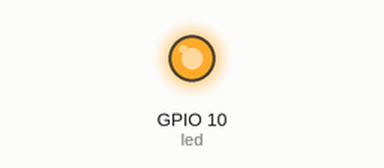
A program run on a simulated ESP32 board running MicroPython. On the bench: output pins drawn as LEDs (lit = HIGH). Deep sleep restarts the program when it ends.

Above: at 0.2 s.
At 4.4 s:
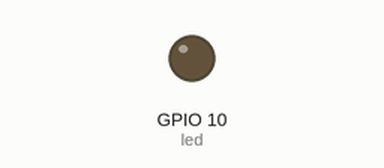
Timing chart, 0 to 8.2 s (numbered marks = the images above):
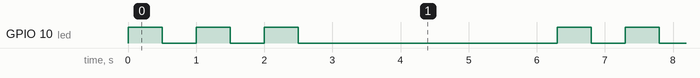

The program:

main.py
```python
from machine import Pin, deepsleep
from time import sleep_ms

LED_PIN = 10

# Initialize GPIO and release any previous pin hold
led = Pin(LED_PIN, Pin.OUT, value=0, hold=False)

# Blink the LED for 3 seconds
for _ in range(3):
    led.on()
    sleep_ms(500)

    led.off()
    sleep_ms(500)

# Ensure the LED is turned off
led.off()

# Retain the LOW state during Deep Sleep
led.init(Pin.OUT, value=0, hold=True)

# Enter Deep Sleep for 3 seconds
deepsleep(3000)
```

Measured:
- by itself, GPIO 10 (led): repeats every 6.3 s: 2 × (LOW 0.50 s, HIGH 0.50 s), LOW 3.8 s, HIGH 0.50 s
- by itself, everything shown: repeats every 6.3 s, in 6 steps
